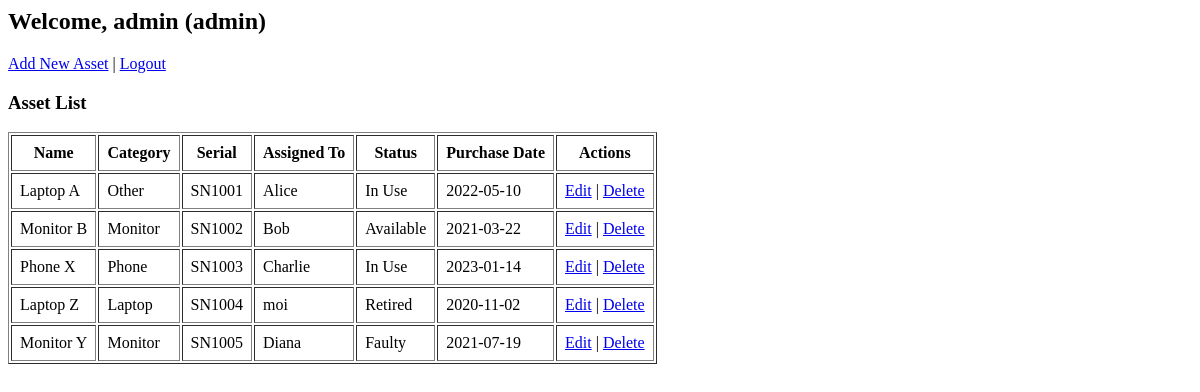
/dashboard (signed in), run on an earlier commit of the app's database.
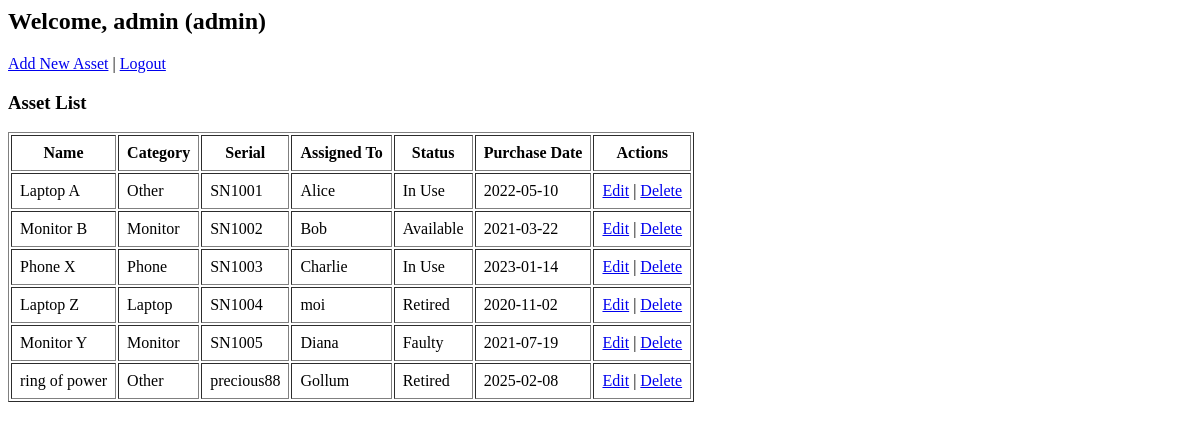
And on a later commit of the database.
### models.py (models this page shows)
class Asset(db.Model):
    id = db.Column(db.Integer, primary_key=True)
    name = db.Column(db.String(100), nullable=False)
    category = db.Column(db.String(50), nullable=False)
    serial_number = db.Column(db.String(100), unique=True, nullable=False)
    assigned_to = db.Column(db.String(100))
    purchase_date = db.Column(db.Date)
    status = db.Column(db.String(50), default="Available")

### app.py (the view)
@app.route('/dashboard')
def dashboard():
    if 'username' not in session:
        return redirect(url_for('login'))
    assets = Asset.query.all()
    return render_template('dashboard.html', user=session['username'], role=session['role'], assets=assets)

### templates/dashboard.html
<h2>Welcome, {{ user }} ({{ role }})</h2>
<a href="{{ url_for('add_asset') }}">Add New Asset</a> |
<a href="{{ url_for('logout') }}">Logout</a>
<h3>Asset List</h3>
<table border="1" cellpadding="8">
    <tr>
        <th>Name</th>
        <th>Category</th>
        <th>Serial</th>
        <th>Assigned To</th>
        <th>Status</th>
        <th>Purchase Date</th>
        {% if role == 'admin' %}
        <th>Actions</th>
        {% endif %}
    </tr>
    {% for asset in assets %}
    <tr>
        <td>{{ asset.name }}</td>
        <td>{{ asset.category }}</td>
        <td>{{ asset.serial_number }}</td>
        <td>{{ asset.assigned_to or '-' }}</td>
        <td>{{ asset.status }}</td>
        <td>{{ asset.purchase_date.strftime('%Y-%m-%d') if asset.purchase_date else '-' }}</td>
        <td>
            <a href="{{ url_for('edit_asset', asset_id=asset.id) }}">Edit</a>
            {% if role == 'admin' %}
                | <a href="{{ url_for('delete_asset', asset_id=asset.id) }}" onclick="return confirm('Are you sure?');">Delete</a>
            {% endif %}
        </td>
    </tr>
    {% endfor %}
</table>

What changed in the data, as far as the page shows it:
added Asset: name "ring of power", category "Other", serial_number "precious88", assigned_to "Gollum", status "Retired", purchase_date "2025-02-08"
